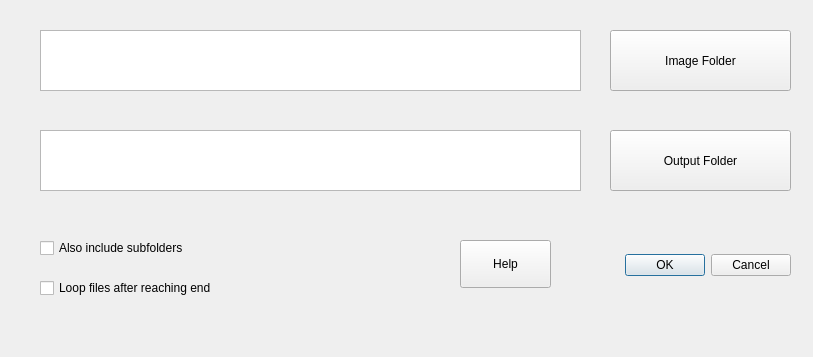
<?xml version="1.0" encoding="UTF-8"?>
<ui version="4.0">
 <class>InputPrompt</class>
 <widget class="QDialog" name="InputPrompt">
  <property name="geometry">
   <rect>
    <x>0</x>
    <y>0</y>
    <width>813</width>
    <height>357</height>
   </rect>
  </property>
  <property name="windowTitle">
   <string>Dialog</string>
  </property>
  <widget class="QDialogButtonBox" name="buttonBox">
   <property name="geometry">
    <rect>
     <x>570</x>
     <y>220</y>
     <width>221</width>
     <height>91</height>
    </rect>
   </property>
   <property name="orientation">
    <enum>Qt::Horizontal</enum>
   </property>
   <property name="standardButtons">
    <set>QDialogButtonBox::Cancel|QDialogButtonBox::Ok</set>
   </property>
  </widget>
  <widget class="QCheckBox" name="loopButton">
   <property name="geometry">
    <rect>
     <x>40</x>
     <y>270</y>
     <width>351</width>
     <height>36</height>
    </rect>
   </property>
   <property name="toolTip">
    <string>&lt;html&gt;&lt;head/&gt;&lt;body&gt;&lt;p&gt;When you reach the final file, pressing right will bring you to the first one again.&lt;/p&gt;&lt;/body&gt;&lt;/html&gt;</string>
   </property>
   <property name="text">
    <string>Loop files after reaching end</string>
   </property>
  </widget>
  <widget class="QCheckBox" name="recurseButton">
   <property name="geometry">
    <rect>
     <x>40</x>
     <y>230</y>
     <width>381</width>
     <height>36</height>
    </rect>
   </property>
   <property name="toolTip">
    <string>&lt;html&gt;&lt;head/&gt;&lt;body&gt;&lt;p&gt;Instead of looking just into the main folder, also include images in subfolders of the main folder. Note that this does not handle duplicated filenames if they occur.&lt;/p&gt;&lt;/body&gt;&lt;/html&gt;</string>
   </property>
   <property name="text">
    <string>Also include subfolders</string>
   </property>
  </widget>
  <widget class="QPlainTextEdit" name="inputPath">
   <property name="geometry">
    <rect>
     <x>40</x>
     <y>30</y>
     <width>541</width>
     <height>61</height>
    </rect>
   </property>
   <property name="toolTip">
    <string>&lt;html&gt;&lt;head/&gt;&lt;body&gt;&lt;p&gt;Path to the folder containing images that you want to filter.&lt;/p&gt;&lt;/body&gt;&lt;/html&gt;</string>
   </property>
  </widget>
  <widget class="QPlainTextEdit" name="outputPath">
   <property name="geometry">
    <rect>
     <x>40</x>
     <y>130</y>
     <width>541</width>
     <height>61</height>
    </rect>
   </property>
   <property name="toolTip">
    <string>&lt;html&gt;&lt;head/&gt;&lt;body&gt;&lt;p&gt;Path to the directory in which you save the images that you selected.&lt;/p&gt;&lt;/body&gt;&lt;/html&gt;</string>
   </property>
  </widget>
  <widget class="QPushButton" name="imagesSelect">
   <property name="geometry">
    <rect>
     <x>610</x>
     <y>30</y>
     <width>181</width>
     <height>61</height>
    </rect>
   </property>
   <property name="toolTip">
    <string>&lt;html&gt;&lt;head/&gt;&lt;body&gt;&lt;p&gt;Opens a file browser.&lt;/p&gt;&lt;/body&gt;&lt;/html&gt;</string>
   </property>
   <property name="text">
    <string>Image Folder</string>
   </property>
  </widget>
  <widget class="QPushButton" name="outputFolder">
   <property name="geometry">
    <rect>
     <x>610</x>
     <y>130</y>
     <width>181</width>
     <height>61</height>
    </rect>
   </property>
   <property name="toolTip">
    <string>&lt;html&gt;&lt;head/&gt;&lt;body&gt;&lt;p&gt;Opens a file browser.&lt;/p&gt;&lt;/body&gt;&lt;/html&gt;</string>
   </property>
   <property name="text">
    <string>Output Folder</string>
   </property>
  </widget>
  <widget class="QPushButton" name="pushButton">
   <property name="geometry">
    <rect>
     <x>460</x>
     <y>240</y>
     <width>91</width>
     <height>48</height>
    </rect>
   </property>
   <property name="minimumSize">
    <size>
     <width>91</width>
     <height>0</height>
    </size>
   </property>
   <property name="text">
    <string>Help</string>
   </property>
  </widget>
 </widget>
 <resources/>
 <connections>
  <connection>
   <sender>buttonBox</sender>
   <signal>rejected()</signal>
   <receiver>InputPrompt</receiver>
   <slot>reject()</slot>
   <hints>
    <hint type="sourcelabel">
     <x>316</x>
     <y>260</y>
    </hint>
    <hint type="destinationlabel">
     <x>286</x>
     <y>274</y>
    </hint>
   </hints>
  </connection>
 </connections>
</ui>
